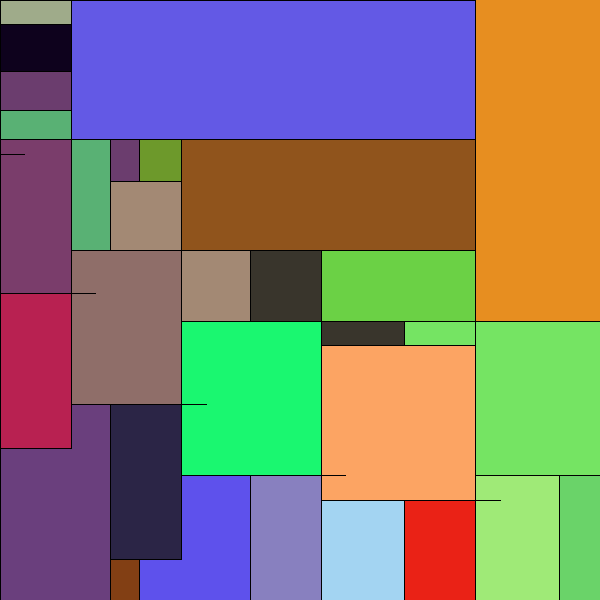
Frame 1 (no input)
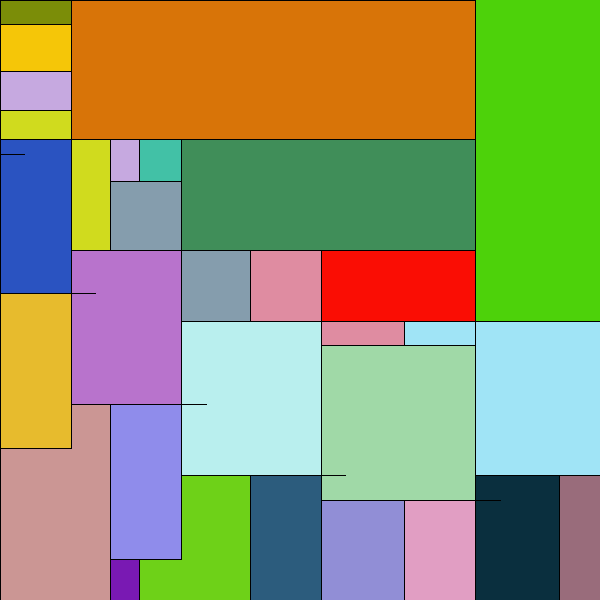
Frame 60 (the mouse pressed at the canvas centre just before this capture)
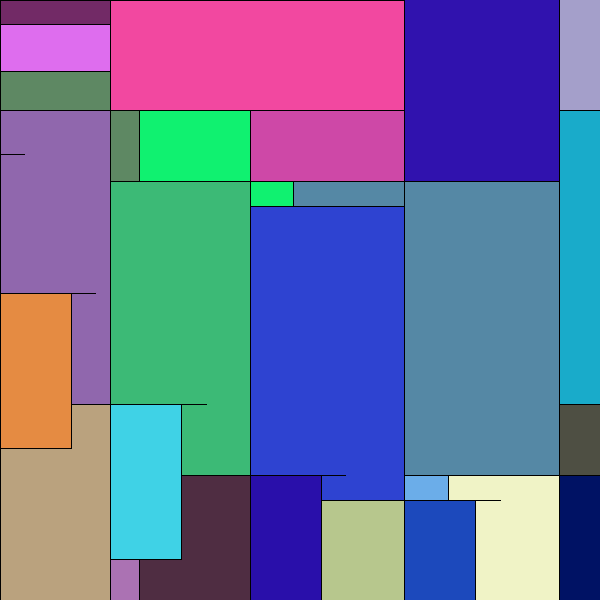
Frame 120 (the mouse held since frame 60 and released just before this capture)

The Processing sketch that drew these frames (run headless with seeded random() and noise(); from frame 60 on, the mouse is pressed at the canvas centre):

// Processing sketch: random_color_blocks
// ── random_color_blocks.pde
float numPoints= 20;
float radius = 500; 
PVector[] points = new PVector[20];
color colorChange; 


void setup(){
  size(600, 600);
  float angle = TWO_PI / numPoints;
  if (mousePressed){
    numPoints = 10;
  }else{
    numPoints = 20;
  }
  for(int i = 0; i < numPoints; i++) {
      float x = cos( angle * i ) * radius;
      float y = sin( angle * i ) * radius;
      points[i] = new PVector(x, y);
  } 
}

void draw() {
  for (int i = 0; i < numPoints; i++) {
    for (int j = 0; j < numPoints; j++) {
        if ( j != i ) {
            colorChange = color(random(255), random(255), random(255));
            fill(colorChange);
            rect( points[i].x, points[i].y, points[j].x, points[j].y );        
        }
      }
  } 
}

void mousePressed() {
  numPoints--;
  redraw();
}
